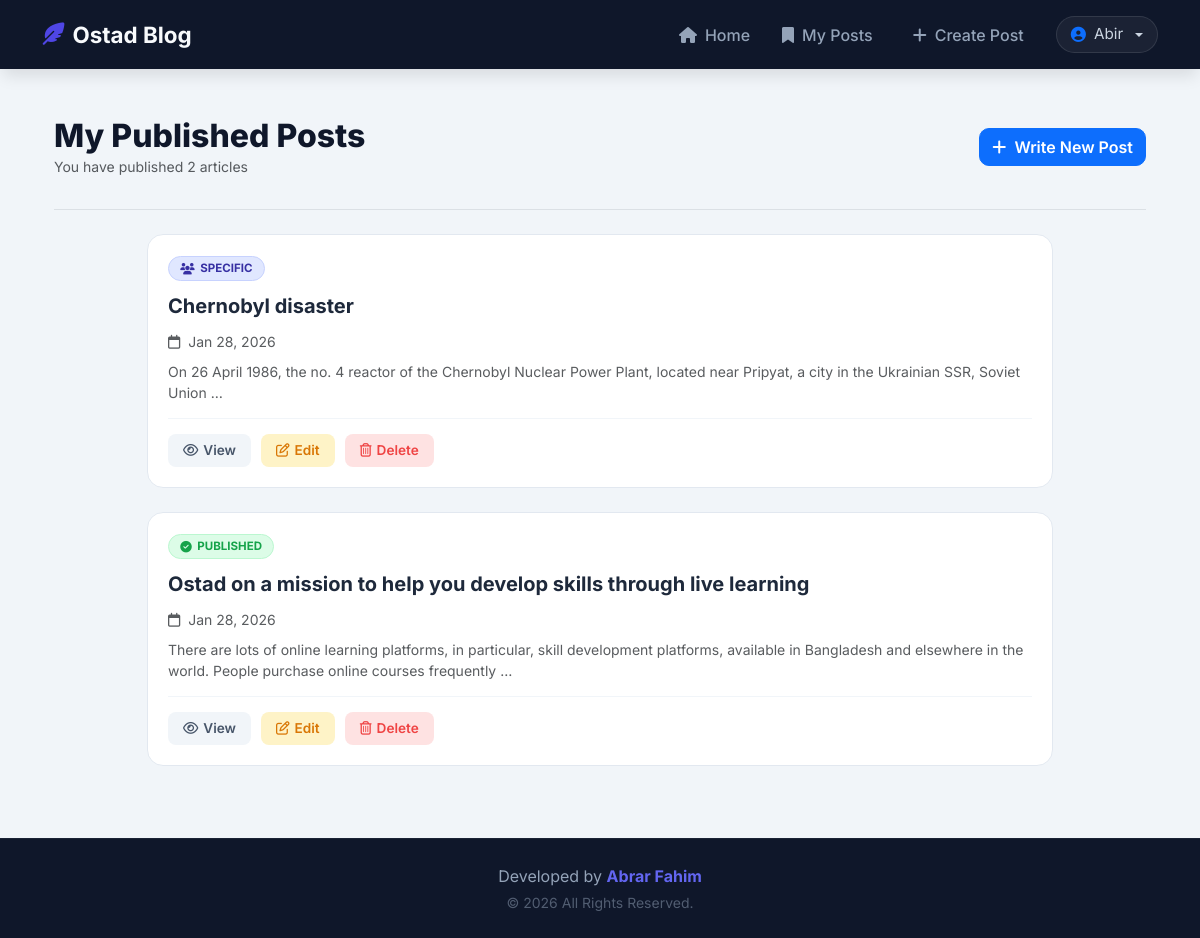
/my-posts/ (signed in), run on the app's committed database.
### posts/models.py (models this page shows, shortened)
class Post(models.Model):
    VISIBILITY_CHOICES = [
        ('private', 'Only Me'),
        ('specific', 'Specific Users'),
        ('public', 'Everyone'),
    ]
    title = models.CharField(max_length=200)
    content = models.TextField()
    author = models.ForeignKey(User, on_delete=models.CASCADE)
    created_at = models.DateTimeField(auto_now_add=True)
    updated_at = models.DateTimeField(auto_now=True)
    visibility = models.CharField(max_length=20, choices=VISIBILITY_CHOICES, default='public')
    allowed_users = models.ManyToManyField(User, related_name='shared_posts', blank=True)

### posts/views.py (the view)
# urls.py: path('my-posts/', views.MyPostsView.as_view(), name='my_posts'),
class MyPostsView(LoginRequiredMixin, ListView):
    model = Post
    template_name = 'posts/my_posts.html'
    context_object_name = 'posts'
    ordering = ['-created_at']
    def get_queryset(self):
        return Post.objects.filter(author=self.request.user)

### templates/posts/my_posts.html (shortened to what this page needs)
{% extends 'base.html' %}
{% block content %}
<link rel="stylesheet" href="https://cdnjs.cloudflare.com/ajax/libs/animate.css/4.1.1/animate.min.css"/>
<div class="container animate__animated animate__fadeIn">
    <div class="dashboard-header">
        <div>
            <h2 class="dashboard-title">My Published Posts</h2>
            <p class="text-muted small mb-0">You have published {{ posts|length }} articles</p>
        </div>
        <a href="{% url 'post_create' %}" class="btn btn-primary" style="border-radius: 10px; font-weight: 600;">
            <i class="fa-solid fa-plus me-1"></i> Write New Post
        </a>
    </div>
    <hr class="mb-4" style="opacity: 0.1;">
    <div class="row">
        <div class="col-lg-10 mx-auto">
            {% if posts %}
                {% for post in posts %}
                    <div class="manage-post-card animate__animated animate__fadeInUp" style="animation-delay: {{ forloop.counter0|add:1 }}00ms;">
                        <div class="d-flex justify-content-between align-items-start">
                            <div>
                                {% if post.visibility == 'public' %}
                                    <span class="post-status published"><i class="fa-solid fa-circle-check"></i> Published</span>
                                {% elif post.visibility == 'specific' %}
                                    <span class="post-status specific"><i class="fa-solid fa-users"></i> Specific</span>
                                {% else %}
                                    <span class="post-status private"><i class="fa-solid fa-lock"></i> Only Me</span>
                                {% endif %}
                                <a href="{% url 'post_detail' post.pk %}" class="manage-post-title d-block">
                                    {{ post.title }}
                                </a>
                                <span class="text-muted small">
                                    <i class="fa-regular fa-calendar me-1"></i> {{ post.created_at|date:"M d, Y" }}
                                </span>
                            </div>
                        </div>
                        <p class="text-muted small mt-2 mb-0">
                            {{ post.content|truncatewords:25 }}
                        </p>
                        <div class="action-group">
                            <a href="{% url 'post_detail' post.pk %}" class="btn-action btn-view">
                                <i class="fa-regular fa-eye"></i> View
                            </a>
                            <a href="{% url 'post_edit' post.pk %}" class="btn-action btn-edit">
                                <i class="fa-regular fa-pen-to-square"></i> Edit
                            </a>
                            <button type="button" class="btn-action btn-delete delete-btn" data-id="{{ post.pk }}">
                            <i class="fa-regular fa-trash-can"></i> Delete
                            </button>
                        </div>
                    </div>
                {% endfor %}
            {% endif %}
        </div>
    </div>
</div>
{% endblock %}

### templates/base.html (shortened to what this page needs)
<!doctype html>
<html lang="en">
  <head>
    <link href="https://cdn.jsdelivr.net/npm/bootstrap@5.3.0/dist/css/bootstrap.min.css" rel="stylesheet" />
    <link rel="stylesheet" href="https://cdnjs.cloudflare.com/ajax/libs/font-awesome/6.4.0/css/all.min.css" />
  </head>
  <body>
    <div class="content-wrapper">
      <nav class="navbar navbar-expand-lg navbar-dark sticky-top">
        <div class="container">
          <a class="navbar-brand" href="{% url 'home' %}">
            <i class="fa-solid fa-feather-pointed me-2"></i>Ostad Blog
          </a>
          <div class="collapse navbar-collapse" id="navbarNav">
            <ul class="navbar-nav ms-auto align-items-center">
              <li class="nav-item">
                <a class="nav-link" href="{% url 'home' %}"><i class="fa-solid fa-house"></i> Home</a>
              </li>
              {% if user.is_authenticated %}
                <li class="nav-item">
                  <a class="nav-link" href="{% url 'my_posts' %}"><i class="fa-solid fa-bookmark"></i> My Posts</a>
                </li>
                <li class="nav-item">
                  <a class="nav-link btn-create ms-lg-2" href="{% url 'post_create' %}"><i class="fa-solid fa-plus"></i> Create Post</a>
                </li>
                <li class="nav-item ms-lg-3">
                  <div class="dropdown">
                    <span class="user-info d-flex align-items-center gap-2 dropdown-toggle" data-bs-toggle="dropdown" aria-expanded="false">
                      <i class="fa-solid fa-circle-user text-primary"></i> {{ user.username }}
                    </span>
                  </div>
                </li>
              {% endif %}
            </ul>
          </div>
        </div>
      </nav>
      <main class="container py-5">
        {% block content %} {% endblock %}
      </main>
    </div>
    <footer class="simple-footer">
      <div class="container">
        <div class="mb-1">
          Developed by
          <a href="http://www.abrarfahim.xyz" target="_blank" class="my-portfolio-link">Abrar Fahim</a>
        </div>
        <div class="small opacity-50">
          &copy; <span id="year"></span> All Rights Reserved.
        </div>
      </div>
    </footer>
  </body>
</html>

### templates/base.html (style rules this page uses)
:root { --primary-color: #4f46e5; --primary-hover: #4338ca; --dark-bg: #0f172a; --text-light: #f8fafc; --danger-color: #ef4444; }
html, body { height: 100%; margin: 0; }
body { display: flex; flex-direction: column; min-height: 100vh; font-family: "Inter", "Noto Sans Bengali", system-ui, -apple-system, BlinkMacSystemFont, "Segoe UI", Roboto, sans-serif; background-color: #f1f5f9; color: #1e293b; }
.content-wrapper { flex: 1 0 auto; display: flex; flex-direction: column; }
main.container { flex: 1; }
.navbar { background-color: var(--dark-bg) !important; padding: 0.8rem 0; box-shadow: 0 10px 15px -3px rgba(0, 0, 0, 0.1); }
.navbar-brand { font-weight: 700; font-size: 1.4rem; color: var(--text-light) !important; display: flex; align-items: center; }
.navbar-brand i { color: var(--primary-color); }
.nav-link { color: #94a3b8 !important; font-weight: 500; padding: 0.5rem 1rem !important; transition: 0.3s; display: flex; align-items: center; gap: 8px; }
.user-info { color: #cbd5e1; font-size: 0.95rem; background: rgba(255, 255, 255, 0.05); padding: 6px 14px; border-radius: 50px; border: 1px solid rgba(255, 255, 255, 0.1); cursor: pointer; transition: all 0.3s ease; position: relative; }
.simple-footer { flex-shrink: 0; background: var(--dark-bg); padding: 25px 0; border-top: 1px solid rgba(255, 255, 255, 0.05); text-align: center; color: #94a3b8; }
.my-portfolio-link { color: #6366f1; text-decoration: none; font-weight: 700; transition: 0.3s; border-bottom: 2px solid transparent; }

### templates/posts/my_posts.html (style rules this page uses)
.dashboard-header { margin-bottom: 2rem; display: flex; justify-content: space-between; align-items: center; flex-wrap: wrap; gap: 15px; }
.dashboard-title { font-weight: 800; color: #0f172a; margin: 0; }
.manage-post-card { background: white; border: 1px solid #e2e8f0; border-radius: 1rem; padding: 1.25rem; transition: 0.3s; margin-bottom: 1.5rem; display: flex; flex-direction: column; }
.post-status { display: inline-flex; align-items: center; gap: 0.35rem; font-size: 0.72rem; font-weight: 700; text-transform: uppercase; padding: 0.2rem 0.7rem; border-radius: 999px; margin-bottom: 10px; }
.post-status.published { background: #dcfce7; color: #16a34a; border: 1px solid #bbf7d0; }
.post-status.specific { background: #e0e7ff; color: #3730a3; border: 1px solid #c7d2fe; }
.manage-post-title { font-size: 1.25rem; font-weight: 700; color: #1e293b; margin-bottom: 8px; text-decoration: none; }
.action-group { display: flex; gap: 10px; margin-top: 15px; padding-top: 15px; border-top: 1px solid #f1f5f9; }
.btn-action { padding: 6px 15px; border-radius: 8px; font-size: 0.85rem; font-weight: 600; text-decoration: none; display: flex; align-items: center; gap: 5px; transition: 0.3s; }
.btn-view { background: #f1f5f9; color: #475569; }
.btn-edit { background: #fef3c7; color: #d97706; }
.btn-delete { background: #fee2e2; color: #ef4444; border: none; }

### data on the page
Post: visibility "specific" (drawn), title "Chernobyl disaster", created_at "Jan 28, 2026", content "On 26 April 1986, the no. 4 reactor of the Chernobyl Nuclear Power Plant, located near Pripyat, a city in the Ukrainian SSR, Soviet Union …"
Post: visibility "public" (drawn), title "Ostad on a mission to help you develop skills through live learning", created_at "Jan 28, 2026", content "There are lots of online learning platforms, in particular, skill development platforms, available in Bangladesh and elsewhere in the world. People purchase online courses frequently …"

### other printed values
{{ user.username }} "Abir"
{{ posts|length }} "2"
